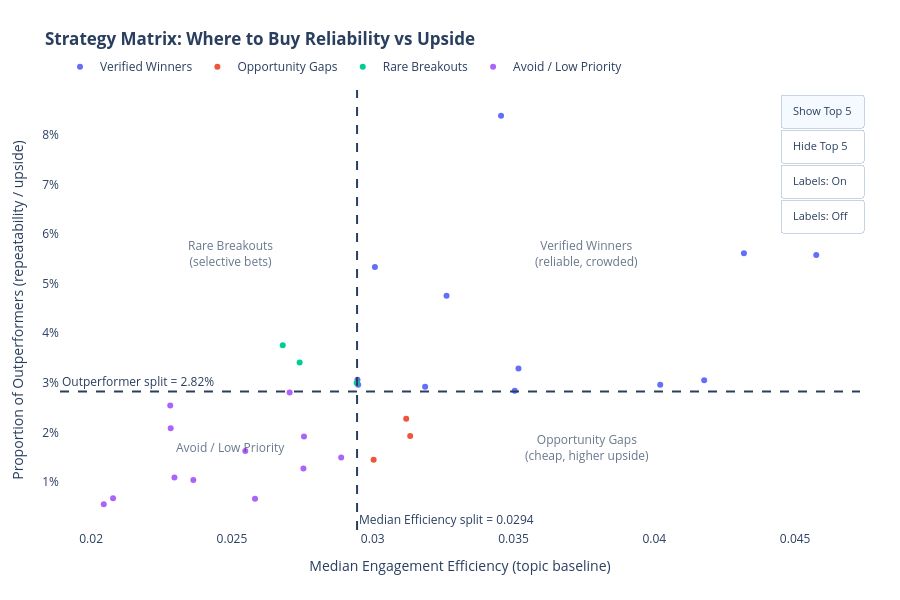

The notebook cell this image was saved under:
### Code cell
import numpy as np
import pandas as pd
import plotly.graph_objects as go

def build_strategy_matrix(
    df_plot: pd.DataFrame,
    x_col: str = "avg_engagement_efficiency",   # already median in your df_plot
    y_col: str = "prop_outperformer",
    topic_col: str = "topic_label",
    keywords_col: str = "clean_keywords",
    n_col: str = "channel_id",
    title: str = "<b>Strategy Matrix: Where to Buy Reliability vs Upside</b>",
    x_split: float | None = None,
    y_split: float | None = None,
    top_n: int = 5,
):
    d = df_plot.copy()

    # Basic cleaning
    d = d.replace([np.inf, -np.inf], np.nan)
    d = d.dropna(subset=[x_col, y_col, topic_col])
    d[topic_col] = d[topic_col].astype(str)

    # Split lines: by default use medians (robust & story-friendly)
    if x_split is None:
        x_split = float(d[x_col].median())
    if y_split is None:
        y_split = float(d[y_col].median())

    # Classify quadrants
    def quadrant(row):
        x, y = row[x_col], row[y_col]
        if x >= x_split and y >= y_split:
            return "Verified Winners"
        if x >= x_split and y < y_split:
            return "Opportunity Gaps"
        if x < x_split and y >= y_split:
            return "Rare Breakouts"
        return "Avoid / Low Priority"

    d["strategy_zone"] = d.apply(quadrant, axis=1)

    # A simple "priority score" for highlighting top-N (you can change this)
    # Here we reward high x and high y (good overall)
    d["score"] = (d[x_col].rank(pct=True) + d[y_col].rank(pct=True)) / 2.0
    top_df = d.sort_values("score", ascending=False).head(top_n)

    # Prepare hover info
    if keywords_col not in d.columns:
        d[keywords_col] = "(no keywords)"
    if n_col not in d.columns:
        d[n_col] = np.nan

    customdata = np.stack(
        [
            d[topic_col].to_numpy(),
            d[keywords_col].to_numpy(),
            d[n_col].to_numpy(),
            d["strategy_zone"].to_numpy(),
            d["score"].to_numpy(),
        ],
        axis=1,
    )

    # Build figure
    fig = go.Figure()

    # Plot each zone as a separate trace (so legend + styling is easy)
    zones = ["Verified Winners", "Opportunity Gaps", "Rare Breakouts", "Avoid / Low Priority"]
    for z in zones:
        dz = d[d["strategy_zone"] == z]
        if dz.empty:
            continue

        # Labels shown by default? We'll control via button.
        fig.add_trace(
            go.Scatter(
                x=dz[x_col],
                y=dz[y_col],
                mode="markers",
                text=dz[topic_col],
                textposition="top center",
                textfont=dict(size=10),
                name=z,
                customdata=np.stack(
                    [
                        dz[topic_col].to_numpy(),
                        dz[keywords_col].to_numpy(),
                        dz[n_col].to_numpy(),
                        dz["strategy_zone"].to_numpy(),
                        dz["score"].to_numpy(),
                    ],
                    axis=1,
                ),
                hovertemplate=(
                    "<b>%{customdata[0]}</b><br>"
                    "Zone: <b>%{customdata[3]}</b><br>"
                    "Median Efficiency: <b>%{x:.4f}</b><br>"
                    "Outperformer Proportion: <b>%{y:.2%}</b><br>"
                    "Channels in topic: %{customdata[2]:.0f}<br>"
                    "Top keywords: <i>%{customdata[1]}</i><br>"
                    "<extra></extra>"
                ),
            )
        )

    # Add split lines
    fig.add_vline(
        x=x_split,
        line_width=2,
        line_dash="dash",
        annotation_text=f"Median Efficiency split = {x_split:.4f}",
        annotation_position="bottom right",
    )
    fig.add_hline(
        y=y_split,
        line_width=2,
        line_dash="dash",
        annotation_text=f"Outperformer split = {y_split:.2%}",
        annotation_position="top left",
    )

    # Add quadrant annotations (light, non-intrusive)
    x_min, x_max = float(d[x_col].min()), float(d[x_col].max())
    y_min, y_max = float(d[y_col].min()), float(d[y_col].max())

    # Place labels roughly in each quadrant
    fig.add_annotation(
        x=(x_split + x_max) / 2,
        y=(y_split + y_max) / 2,
        text="Verified Winners<br>(reliable, crowded)",
        showarrow=False,
        font=dict(size=12),
        opacity=0.7,
    )
    fig.add_annotation(
        x=(x_split + x_max) / 2,
        y=(y_min + y_split) / 2,
        text="Opportunity Gaps<br>(cheap, higher upside)",
        showarrow=False,
        font=dict(size=12),
        opacity=0.7,
    )
    fig.add_annotation(
        x=(x_min + x_split) / 2,
        y=(y_split + y_max) / 2,
        text="Rare Breakouts<br>(selective bets)",
        showarrow=False,
        font=dict(size=12),
        opacity=0.7,
    )
    fig.add_annotation(
        x=(x_min + x_split) / 2,
        y=(y_min + y_split) / 2,
        text="Avoid / Low Priority",
        showarrow=False,
        font=dict(size=12),
        opacity=0.7,
    )

    # Highlight Top-N overall (optional)
    fig.add_trace(
        go.Scatter(
            x=top_df[x_col],
            y=top_df[y_col],
            mode="markers+text",
            text=top_df[topic_col],
            textposition="bottom center",
            name=f"Top {top_n} (overall)",
            marker=dict(symbol="star", size=14),
            hovertemplate=(
                "<b>%{text}</b><br>"
                "Median Efficiency: %{x:.4f}<br>"
                "Outperformer Proportion: %{y:.2%}<br>"
                "<extra></extra>"
            ),
            showlegend=True,
            visible=False,  # off by default; toggle with button
        )
    )

    # --- Buttons: toggle labels + toggle Top-N highlight ---
    # Each zone trace has text; we can hide labels by switching mode markers vs markers+text.
    # Count how many zone traces we added:
    zone_trace_count = sum(1 for z in zones if not d[d["strategy_zone"] == z].empty)
    top_trace_index = zone_trace_count  # the Top-N star trace is added last

    # For zone traces, "mode" can be updated by restyle with list of modes
    modes_markers = ["markers"] * zone_trace_count + ["markers"]   # Top-N stays markers
    modes_labels  = ["markers+text"] * zone_trace_count + ["markers"]  # Top-N stays markers
    fig.update_xaxes(showgrid=False, zeroline=False)
    fig.update_yaxes(showgrid=False, zeroline=False)
    fig.update_layout(
        updatemenus=[
            dict(
                type="buttons",
                direction="down",
                x=0.9,
                y=1.0,
                xanchor="left",
                yanchor="top",
                font=dict(size=11),          # default is ~13–14
                pad=dict(r=4, t=4, b=4),     # tighter padding
                bgcolor="white",
                bordercolor="#C8D4E3",
                borderwidth=1,
                buttons=[
                    dict(
                        label=f"Show Top {top_n}",
                        method="update",
                        args=[{"visible": [True]*zone_trace_count + [True]}],
                    ),
                    dict(
                        label=f"Hide Top {top_n}",
                        method="update",
                        args=[{"visible": [True]*zone_trace_count + [False]}],
                    ),
                    dict(
                        label="Labels: On",
                        method="restyle",
                        args=[{"mode": modes_labels}],
                    ),
                    dict(
                        label="Labels: Off",
                        method="restyle",
                        args=[{"mode": modes_markers}],
                    )
                    
                    
                ],
            )
        ],
        title=title,
        template="plotly_white",
        height=600,
        margin=dict(l=60, r=40, t=90, b=70),
        xaxis=dict(title="Median Engagement Efficiency (topic baseline)"),
        yaxis=dict(title="Proportion of Outperformers (repeatability / upside)", tickformat=".0%"),
        legend=dict(orientation="h", yanchor="bottom", y=1.02, xanchor="left", x=0),
    )

    return fig, d, (x_split, y_split)


fig, df_strategy, (x_split, y_split) = build_strategy_matrix(df_plot, top_n=5)

from pathlib import Path

OUT_HTML = Path(CACHED_RESUTLS_DIR, "rq2_strategy_matrix.html")
OUT_HTML.parent.mkdir(parents=True, exist_ok=True)

fig.write_html(str(OUT_HTML), include_plotlyjs="cdn", full_html=True)
print("Wrote:", OUT_HTML.resolve())

fig.show()

### Figure 1 — Plotly figure (JSON) as saved in the notebook; plotly's stock layout.template omitted (floating-point values rounded to 4 significant figures)
{"data": [{"customdata": [["Comedy Vlogs", "comedy, vlog, hilarious", 4499, "Verified Winners", 0.9667], ["Gaming & Gameplay", "gameplay, games, gaming", 6023, "Verified Winners", 0.9667], ["Korean TV & Space Culture", "tv, korea, korean", 1834, "Verified Winners", 0.8167], ["Beauty & Fitness", "beauty, makeup, fashion", 4764, "Verified Winners", 0.75], ["Christianity & Faith", "jesus, god, christian", 1946, "Verified Winners", 0.8167], ["Movie & Anime Trailers", "trailer, movie, film", 3414, "Verified Winners", 0.6833], ["US News & Politics", "news, politics, donald trump", 954, "Verified Winners", 0.9], ["Aquarium & Fish Videos", "fish, aquarium, water", 2522, "Verified Winners", 0.8167], ["MMA & Boxing Reviews", "review, boxing, mma", 1198, "Verified Winners", 0.65], ["Trains & Yoga", "train, trains, yoga", 787, "Verified Winners", 0.7667], ["Kids Tech Reviews", "android, kids, unboxing", 2263, "Verified Winners", 0.6], ["Food & School Life", "food, school, college", 882, "Verified Winners", 0.6333]], "hovertemplate": "<b>%{customdata[0]}</b><br>Zone: <b>%{customdata[3]}</b><br>Median Efficiency: <b>%{x:.4f}</b><br>Outperformer Proportion: <b>%{y:.2%}</b><br>Channels in topic: %{customdata[2]:.0f}<br>Top keywords: <i>%{customdata[1]}</i><br><extra></extra>", "mode": "markers", "name": "Verified Winners", "text": ["Comedy Vlogs", "Gaming & Gameplay", "Korean TV & Space Culture", "Beauty & Fitness", "Christianity & Faith", "Movie & Anime Trailers", "US News & Politics", "Aquarium & Fish Videos", "MMA & Boxing Reviews", "Trains & Yoga", "Kids Tech Reviews", "Food & School Life"], "textfont": {"size": 10}, "textposition": "top center", "type": "scatter", "x": [0.04575, 0.04318, 0.04177, 0.04021, 0.03518, 0.03504, 0.03456, 0.03262, 0.03186, 0.03008, 0.02948, 0.02946], "y": [0.05579, 0.05612, 0.03053, 0.0296, 0.03289, 0.02841, 0.08386, 0.04758, 0.02922, 0.05337, 0.02961, 0.03061]}, {"customdata": [["Gaming & Music", "music, environment, nintendo", 2591, "Opportunity Gaps", 0.5333], ["TED Talks & Basketball", "basketball, nba, english", 1010, "Opportunity Gaps", 0.55], ["Sports & Music", "football, art, soccer", 3519, "Opportunity Gaps", 0.4167]], "hovertemplate": "<b>%{customdata[0]}</b><br>Zone: <b>%{customdata[3]}</b><br>Median Efficiency: <b>%{x:.4f}</b><br>Outperformer Proportion: <b>%{y:.2%}</b><br>Channels in topic: %{customdata[2]:.0f}<br>Top keywords: <i>%{customdata[1]}</i><br><extra></extra>", "mode": "markers", "name": "Opportunity Gaps", "text": ["Gaming & Music", "TED Talks & Basketball", "Sports & Music"], "textfont": {"size": 10}, "textposition": "top center", "type": "scatter", "x": [0.03133, 0.03119, 0.03003], "y": [0.0193, 0.02277, 0.01449]}, {"customdata": [["DIY Tutorials", "how to, tutorial, diy", 30644, "Rare Breakouts", 0.5833], ["Cute Animal Videos", "cute, animals, dog", 967, "Rare Breakouts", 0.5833], ["New York Finance", "new york, money, halloween", 985, "Rare Breakouts", 0.5667]], "hovertemplate": "<b>%{customdata[0]}</b><br>Zone: <b>%{customdata[3]}</b><br>Median Efficiency: <b>%{x:.4f}</b><br>Outperformer Proportion: <b>%{y:.2%}</b><br>Channels in topic: %{customdata[2]:.0f}<br>Top keywords: <i>%{customdata[1]}</i><br><extra></extra>", "mode": "markers", "name": "Rare Breakouts", "text": ["DIY Tutorials", "Cute Animal Videos", "New York Finance"], "textfont": {"size": 10}, "textposition": "top center", "type": "scatter", "x": [0.02943, 0.0274, 0.0268], "y": [0.02996, 0.03413, 0.03756]}, {"customdata": [["Indian Sports & Tourism", "india, interview, high", 938, "Avoid / Low Priority", 0.3667], ["Education & Islam", "education, science, english", 886, "Avoid / Low Priority", 0.3833], ["Skateboarding & Photography", "top 10, freestyle, photography", 1023, "Avoid / Low Priority", 0.3], ["Sports & Wrestling", "nfl, wrestling, wwe", 1710, "Avoid / Low Priority", 0.4167], ["Music Covers", "music, disney, cover", 4364, "Avoid / Low Priority", 0.1667], ["Travel & Tourism", "travel, adventure, tour", 2152, "Avoid / Low Priority", 0.2667], ["French Military News", "military, france, army", 769, "Avoid / Low Priority", 0.1667], ["Tech Reviews & Gadgets", "technology, tech, mobile", 1924, "Avoid / Low Priority", 0.1667], ["London Aviation", "london, uk, england", 1102, "Avoid / Low Priority", 0.2667], ["Weather & Pets", "weather, funny pets, german", 550, "Avoid / Low Priority", 0.2833], ["Music & Entertainment", "music, entertainment, dance", 3412, "Avoid / Low Priority", 0.08333], ["Car Racing & Reviews", "car, cars, racing", 2173, "Avoid / Low Priority", 0.03333]], "hovertemplate": "<b>%{customdata[0]}</b><br>Zone: <b>%{customdata[3]}</b><br>Median Efficiency: <b>%{x:.4f}</b><br>Outperformer Proportion: <b>%{y:.2%}</b><br>Channels in topic: %{customdata[2]:.0f}<br>Top keywords: <i>%{customdata[1]}</i><br><extra></extra>", "mode": "markers", "name": "Avoid / Low Priority", "text": ["Indian Sports & Tourism", "Education & Islam", "Skateboarding & Photography", "Sports & Wrestling", "Music Covers", "Travel & Tourism", "French Military News", "Tech Reviews & Gadgets", "London Aviation", "Weather & Pets", "Music & Entertainment", "Car Racing & Reviews"], "textfont": {"size": 10}, "textposition": "top center", "type": "scatter", "x": [0.02888, 0.02756, 0.02754, 0.02705, 0.02582, 0.02547, 0.02363, 0.02296, 0.02283, 0.02281, 0.02078, 0.02045], "y": [0.01493, 0.01919, 0.01271, 0.02807, 0.006645, 0.01626, 0.0104, 0.01091, 0.02087, 0.02545, 0.006741, 0.005522]}, {"hovertemplate": "<b>%{text}</b><br>Median Efficiency: %{x:.4f}<br>Outperformer Proportion: %{y:.2%}<br><extra></extra>", "marker": {"size": 14, "symbol": "star"}, "mode": "markers+text", "name": "Top 5 (overall)", "showlegend": true, "text": ["Comedy Vlogs", "Gaming & Gameplay", "US News & Politics", "Korean TV & Space Culture", "Aquarium & Fish Videos"], "textposition": "bottom center", "type": "scatter", "visible": false, "x": [0.04575, 0.04318, 0.03456, 0.04177, 0.03262], "y": [0.05579, 0.05612, 0.08386, 0.03053, 0.04758]}], "layout": {"annotations": [{"showarrow": false, "text": "Median Efficiency split = 0.0294", "x": 0.02944, "xanchor": "left", "xref": "x", "y": 0, "yanchor": "bottom", "yref": "y domain"}, {"showarrow": false, "text": "Outperformer split = 2.82%", "x": 0, "xanchor": "left", "xref": "x domain", "y": 0.02824, "yanchor": "bottom", "yref": "y"}, {"font": {"size": 12}, "opacity": 0.7, "showarrow": false, "text": "Verified Winners<br>(reliable, crowded)", "x": 0.0376, "y": 0.05605}, {"font": {"size": 12}, "opacity": 0.7, "showarrow": false, "text": "Opportunity Gaps<br>(cheap, higher upside)", "x": 0.0376, "y": 0.01688}, {"font": {"size": 12}, "opacity": 0.7, "showarrow": false, "text": "Rare Breakouts<br>(selective bets)", "x": 0.02495, "y": 0.05605}, {"font": {"size": 12}, "opacity": 0.7, "showarrow": false, "text": "Avoid / Low Priority", "x": 0.02495, "y": 0.01688}], "height": 600, "legend": {"orientation": "h", "x": 0, "xanchor": "left", "y": 1.02, "yanchor": "bottom"}, "margin": {"b": 70, "l": 60, "r": 40, "t": 90}, "shapes": [{"line": {"dash": "dash", "width": 2}, "type": "line", "x0": 0.02944, "x1": 0.02944, "xref": "x", "y0": 0, "y1": 1, "yref": "y domain"}, {"line": {"dash": "dash", "width": 2}, "type": "line", "x0": 0, "x1": 1, "xref": "x domain", "y0": 0.02824, "y1": 0.02824, "yref": "y"}], "title": {"text": "<b>Strategy Matrix: Where to Buy Reliability vs Upside</b>"}, "updatemenus": [{"bgcolor": "white", "bordercolor": "#C8D4E3", "borderwidth": 1, "buttons": [{"args": [{"visible": [true, true, true, true, true]}], "label": "Show Top 5", "method": "update"}, {"args": [{"visible": [true, true, true, true, false]}], "label": "Hide Top 5", "method": "update"}, {"args": [{"mode": ["markers+text", "markers+text", "markers+text", "markers+text", "markers"]}], "label": "Labels: On", "method": "restyle"}, {"args": [{"mode": ["markers", "markers", "markers", "markers", "markers"]}], "label": "Labels: Off", "method": "restyle"}], "direction": "down", "font": {"size": 11}, "pad": {"b": 4, "r": 4, "t": 4}, "type": "buttons", "x": 0.9, "xanchor": "left", "y": 1, "yanchor": "top"}], "xaxis": {"showgrid": false, "title": {"text": "Median Engagement Efficiency (topic baseline)"}, "zeroline": false}, "yaxis": {"showgrid": false, "tickformat": ".0%", "title": {"text": "Proportion of Outperformers (repeatability / upside)"}, "zeroline": false}}}
